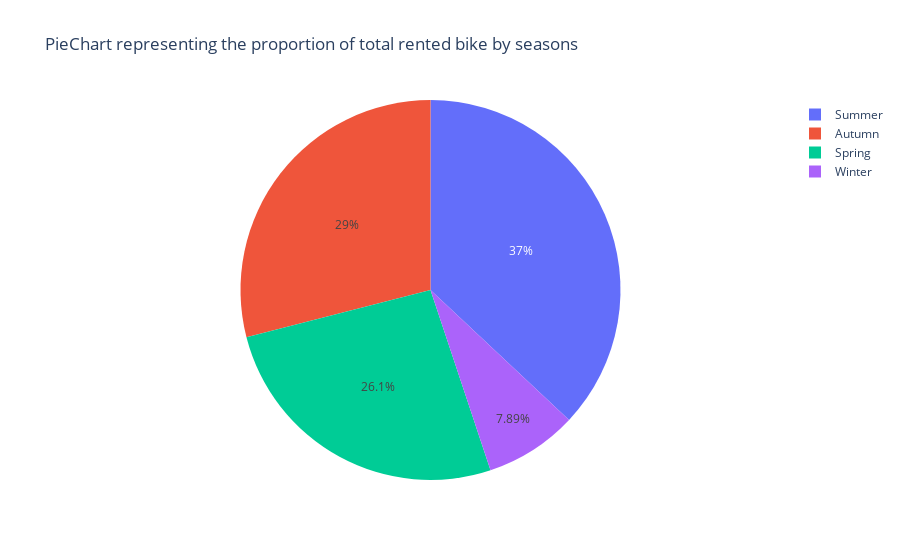

Write notebook code for a chart like this one.
### Code cell
fig = px.pie(df.groupby("Seasons")["Rented Bike Count"].sum().reset_index(),values="Rented Bike Count",
             names='Seasons',title="PieChart representing the proportion of total rented bike by seasons")
fig.show()

### Figure 1 — Plotly figure (JSON) as saved in the notebook; plotly's stock layout.template omitted (floating-point values rounded to 4 significant figures)
{"data": [{"domain": {"x": [0, 1], "y": [0, 1]}, "hovertemplate": "Seasons=%{label}<br>Rented Bike Count=%{value}<extra></extra>", "labels": ["Autumn", "Spring", "Summer", "Winter"], "legendgroup": "", "name": "", "showlegend": true, "type": "pie", "values": [1790002, 1611909, 2283234, 487169]}], "layout": {"legend": {"tracegroupgap": 0}, "title": {"text": "PieChart representing the proportion of total rented bike by seasons"}}}
